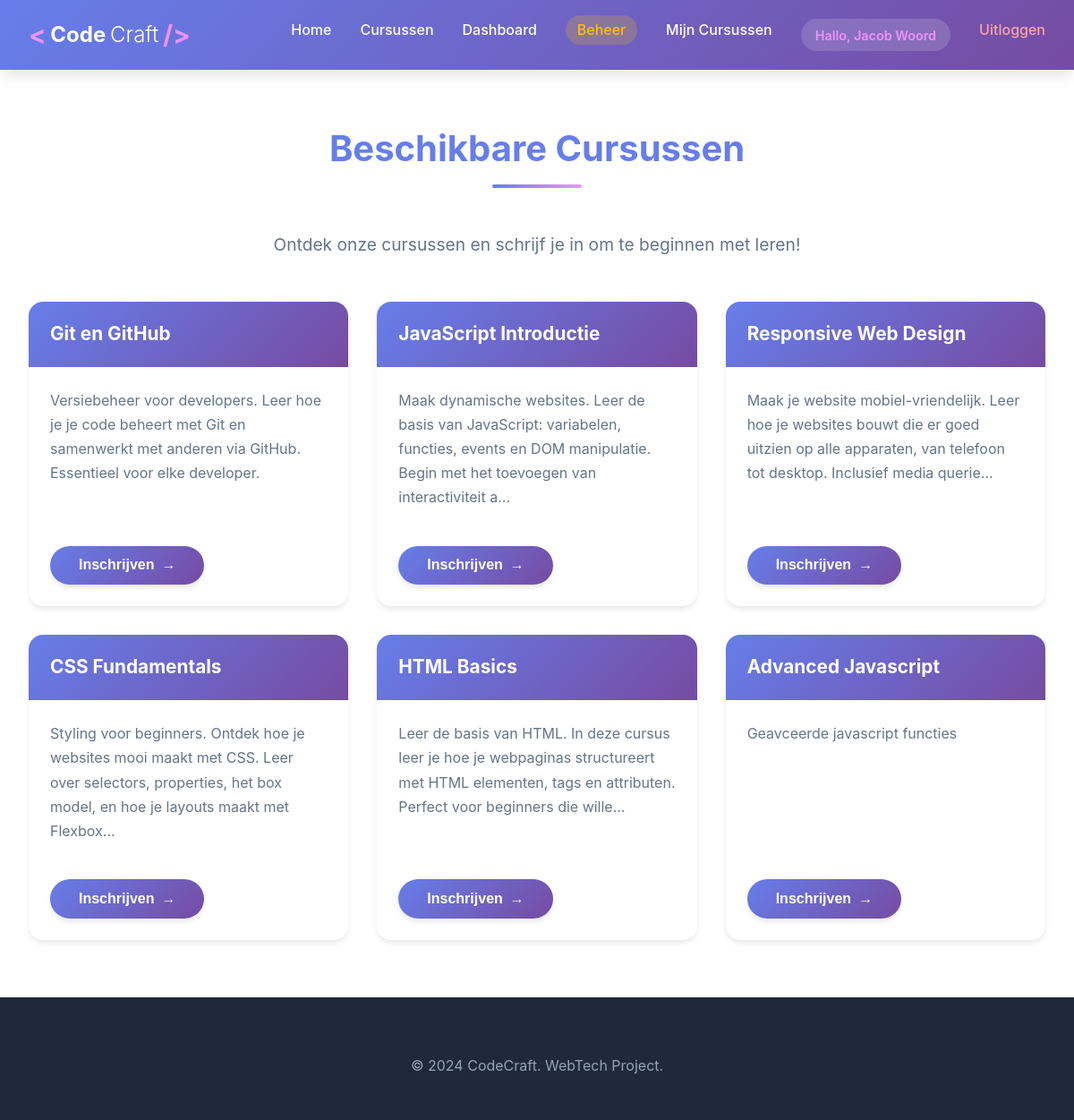
The page /cursussen (signed in) on the database its author committed.
### tables this page shows
CREATE TABLE courses (
            id INTEGER PRIMARY KEY AUTOINCREMENT,
            title TEXT NOT NULL,
            description TEXT,
            created_at DATETIME DEFAULT CURRENT_TIMESTAMP
        );

### py/app.py (the view)
@app.route('/cursussen')
def course_catalog():
    conn = get_db()
    cursor = conn.cursor()
    cursor.execute('SELECT * FROM courses ORDER BY id DESC')
    courses = cursor.fetchall()
    enrolled_course_ids = []
    if 'user_id' in session:
        cursor.execute('SELECT course_id FROM enrollments WHERE user_id = ?', (session['user_id'],))
        enrolled_course_ids = [row['course_id'] for row in cursor.fetchall()]
    conn.close()
    return render_template('course_catalog.html', courses=courses, enrolled_course_ids=enrolled_course_ids)

### py/app.py (called while the page is built)
def get_db():
    conn = sqlite3.connect(DATABASE)
    conn.row_factory = sqlite3.Row
    return conn

@app.context_processor
def inject_user():
    return {
        'logged_in': 'user_id' in session,
        'user_name': session.get('user_name'),
        'user_email': session.get('user_email'),
        'is_admin': session.get('is_admin', False)
    }

### templates/course_catalog.html (shortened to what this page needs)
<!DOCTYPE html>
<html lang="nl">
<head>
    <link rel="stylesheet" href="{{ url_for('static', filename='style.css') }}">
</head>
<body>
    <nav class="navbar">
        <div class="nav-container">
            <a href="{{ url_for('index') }}" class="logo">
                <span class="logo-bracket">&lt;</span>
                <strong>Code</strong>Craft
                <span class="logo-bracket">/&gt;</span>
            </a>
            <ul class="nav-menu">
                <li><a href="{{ url_for('index') }}">Home</a></li>
                <li><a href="{{ url_for('course_catalog') }}">Cursussen</a></li>
                {% if logged_in %}
                    <li><a href="{{ url_for('dashboard') }}">Dashboard</a></li>
                    {% if is_admin %}
                    <li><a href="{{ url_for('list_courses') }}" class="nav-admin">Beheer</a></li>
                    {% endif %}
                    <li><a href="{{ url_for('my_courses') }}">Mijn Cursussen</a></li>
                    <li class="nav-user">
                        <span class="user-greeting">Hallo, {{ user_name }}</span>
                    </li>
                    <li><a href="{{ url_for('logout_route') }}" class="nav-logout">Uitloggen</a></li>
                {% else %}
                    <li><a href="{{ url_for('login_page') }}">Inloggen</a></li>
                    <li><a href="{{ url_for('register_page') }}">Registreren</a></li>
                {% endif %}
            </ul>
        </div>
    </nav>
    <main>
        <section class="contact" id="courses">
            <div class="container">
                <h2>Beschikbare Cursussen</h2>
                <p class="section-intro">
                    Ontdek onze cursussen en schrijf je in om te beginnen met leren!
                </p>
                {% if courses %}
                <div class="catalog-grid">
                    {% for course in courses %}
                    <article class="catalog-card">
                        <div class="catalog-card-header">
                            <h3>{{ course.title }}</h3>
                        </div>
                        <div class="catalog-card-body">
                            <p>{{ course.description[:150] }}{% if course.description|length > 150 %}...{% endif %}</p>
                        </div>
                        <div class="catalog-card-footer">
                            {% if logged_in %}
                                {% if course.id in enrolled_course_ids %}
                                    <span class="enrolled-badge">Ingeschreven</span>
                                {% else %}
                                    <form action="{{ url_for('enroll_course', id=course.id) }}" method="POST">
                                        <button type="submit" class="submit-button enroll-btn">
                                            <span>Inschrijven</span>
                                            <span class="button-arrow">&rarr;</span>
                                        </button>
                                    </form>
                                {% endif %}
                            {% else %}
                                <a href="{{ url_for('login_page') }}" class="submit-button enroll-btn">
                                    <span>Log in om in te schrijven</span>
                                    <span class="button-arrow">&rarr;</span>
                                </a>
                            {% endif %}
                        </div>
                    </article>
                    {% endfor %}
                </div>
                {% else %}
                <div class="empty-state">
                    <p>Er zijn nog geen cursussen beschikbaar.</p>
                    <p>Kom later terug voor nieuwe cursussen!</p>
                </div>
                {% endif %}
            </div>
        </section>
    </main>
    <footer class="footer">
        <div class="container">
            <div class="footer-bottom">
                <p>&copy; 2024 CodeCraft. WebTech Project.</p>
            </div>
        </div>
    </footer>
</body>
</html>

### rows shown on the page
courses: title "Git en GitHub", description "Versiebeheer voor developers. Leer hoe je je code beheert met Git en samenwerkt met anderen via GitHub. Essentieel voor elke developer."
courses: title "JavaScript Introductie", description "Maak dynamische websites. Leer de basis van JavaScript: variabelen, functies, events en DOM manipulatie. Begin met het toevoegen van interactiviteit a"
courses: title "Responsive Web Design", description "Maak je website mobiel-vriendelijk. Leer hoe je websites bouwt die er goed uitzien op alle apparaten, van telefoon tot desktop. Inclusief media querie"
courses: title "CSS Fundamentals", description "Styling voor beginners. Ontdek hoe je websites mooi maakt met CSS. Leer over selectors, properties, het box model, en hoe je layouts maakt met Flexbox"
courses: title "HTML Basics", description "Leer de basis van HTML. In deze cursus leer je hoe je webpaginas structureert met HTML elementen, tags en attributen. Perfect voor beginners die wille"
courses: title "Advanced Javascript", description "Geavceerde javascript functies"

### other values the page prints
{{ user_name }} "Jacob Woord"
